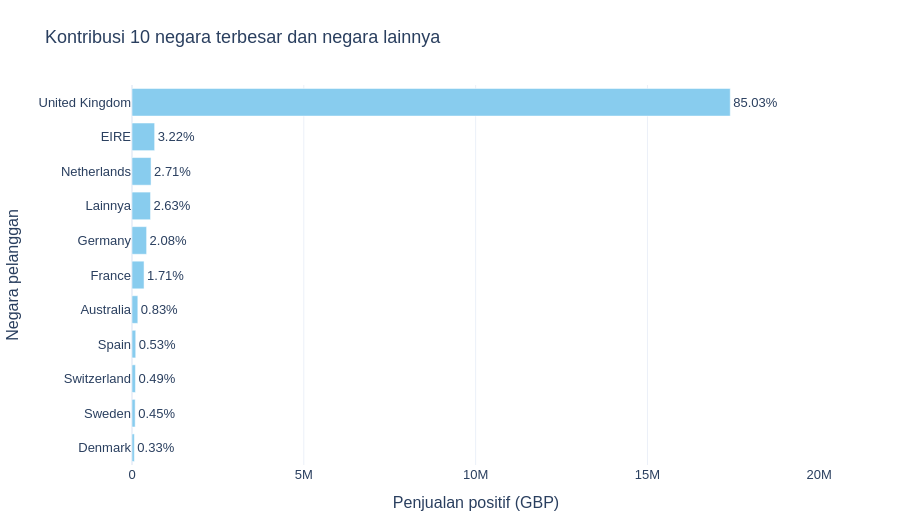

The notebook cell this image was saved under:
### Code cell
# Visualisasi 4: komposisi kategori, dengan Lainnya agar total tetap lengkap.
top_country = country.head(10).select('Country', 'PenjualanGBP')
if country.height > 10:
    top_country = pl.concat([top_country, pl.DataFrame({
        'Country': ['Lainnya'], 'PenjualanGBP': [country.slice(10)['PenjualanGBP'].sum()]
    })])
top_country = top_country.with_columns(
    (pl.col('PenjualanGBP') / gross_sales * 100).alias('PangsaPersen')
).sort('PenjualanGBP')
fig4 = px.bar(top_country, x='PenjualanGBP', y='Country', orientation='h',
              text='PangsaPersen', custom_data=['PangsaPersen'],
              labels={'PenjualanGBP': 'Penjualan positif (GBP)', 'Country': 'Negara pelanggan'},
              title='Kontribusi 10 negara terbesar dan negara lainnya')
fig4.update_traces(texttemplate='%{text:.2f}%', textposition='outside', cliponaxis=False,
                   hovertemplate='%{y}<br>GBP %{x:,.2f}<br>Pangsa %{customdata[0]:.2f}%<extra></extra>')
fig4.update_layout(height=530, xaxis=dict(range=[0, top_country['PenjualanGBP'].max() * 1.15]))
tampilkan(fig4, '03_04_komposisi_negara')

### Figure 1 — Plotly figure (JSON) as saved in the notebook; plotly's stock layout.template omitted (floating-point values rounded to 4 significant figures)
{"data": [{"cliponaxis": false, "customdata": [[0.3349], [0.4487], [0.4917], [0.5291], [0.8267], [1.712], [2.076], [2.632], [2.706], [3.217], [85.03]], "hovertemplate": "%{y}<br>GBP %{x:,.2f}<br>Pangsa %{customdata[0]:.2f}%<extra></extra>", "legendgroup": "", "marker": {"color": "rgb(136, 204, 238)", "pattern": {"shape": ""}}, "name": "", "orientation": "h", "showlegend": false, "text": [0.3349, 0.4487, 0.4917, 0.5291, 0.8267, 1.712, 2.076, 2.632, 2.706, 3.217, 85.03], "textposition": "outside", "texttemplate": "%{text:.2f}%", "type": "bar", "x": [68580.0, 91870.0, 100700.0, 108300.0, 169300.0, 350500.0, 425000.0, 539000.0, 554000.0, 658800.0, 17410000.0], "xaxis": "x", "y": ["Denmark", "Sweden", "Switzerland", "Spain", "Australia", "France", "Germany", "Lainnya", "Netherlands", "EIRE", "United Kingdom"], "yaxis": "y"}], "layout": {"barmode": "relative", "font": {"family": "Arial", "size": 13}, "height": 530, "legend": {"tracegroupgap": 0}, "margin": {"b": 65, "t": 85}, "title": {"text": "Kontribusi 10 negara terbesar dan negara lainnya"}, "xaxis": {"anchor": "y", "domain": [0, 1], "range": [0, 20020000.0], "title": {"text": "Penjualan positif (GBP)"}}, "yaxis": {"anchor": "x", "domain": [0, 1], "title": {"text": "Negara pelanggan"}}}}
